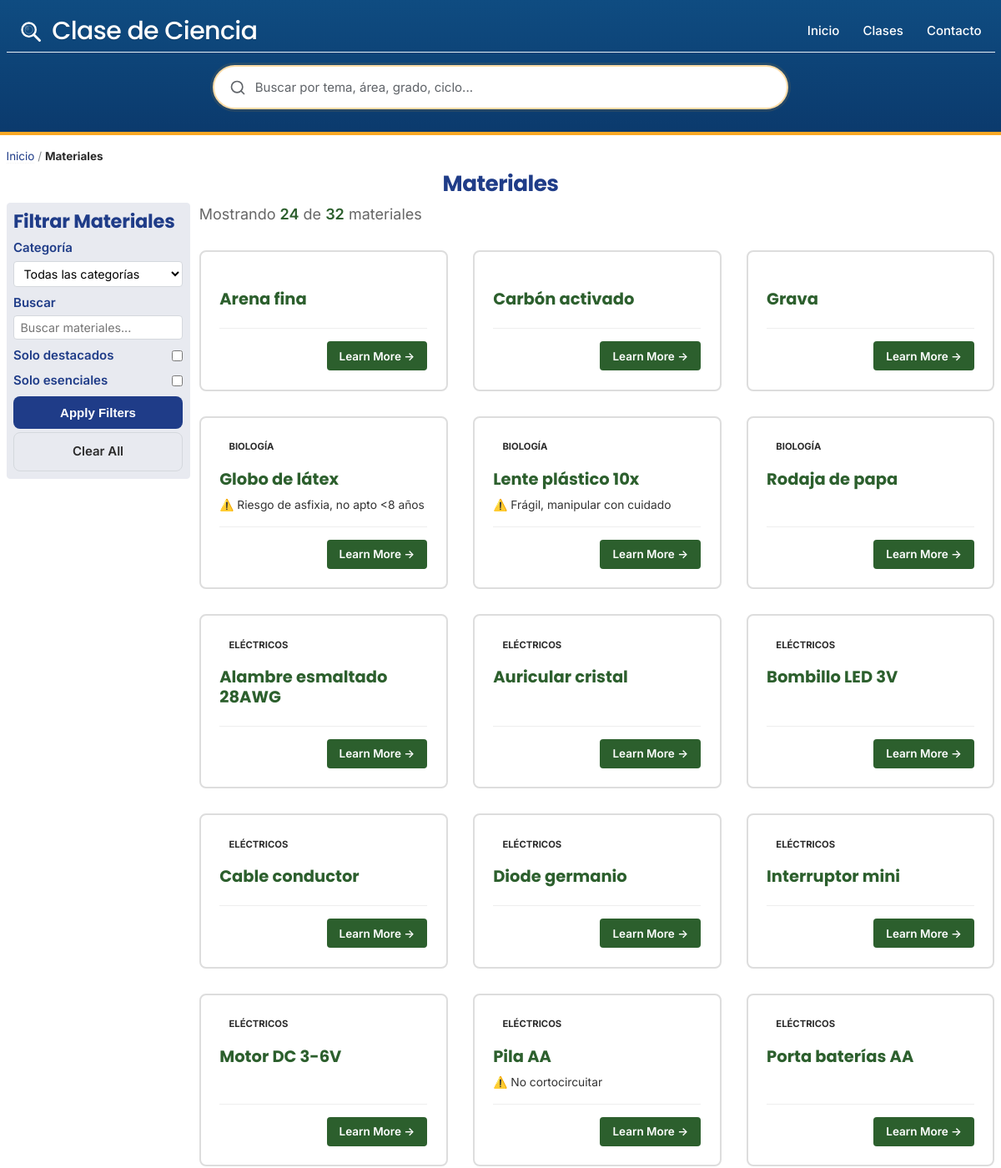
Before: /materials.php (upper part) with the older database file.
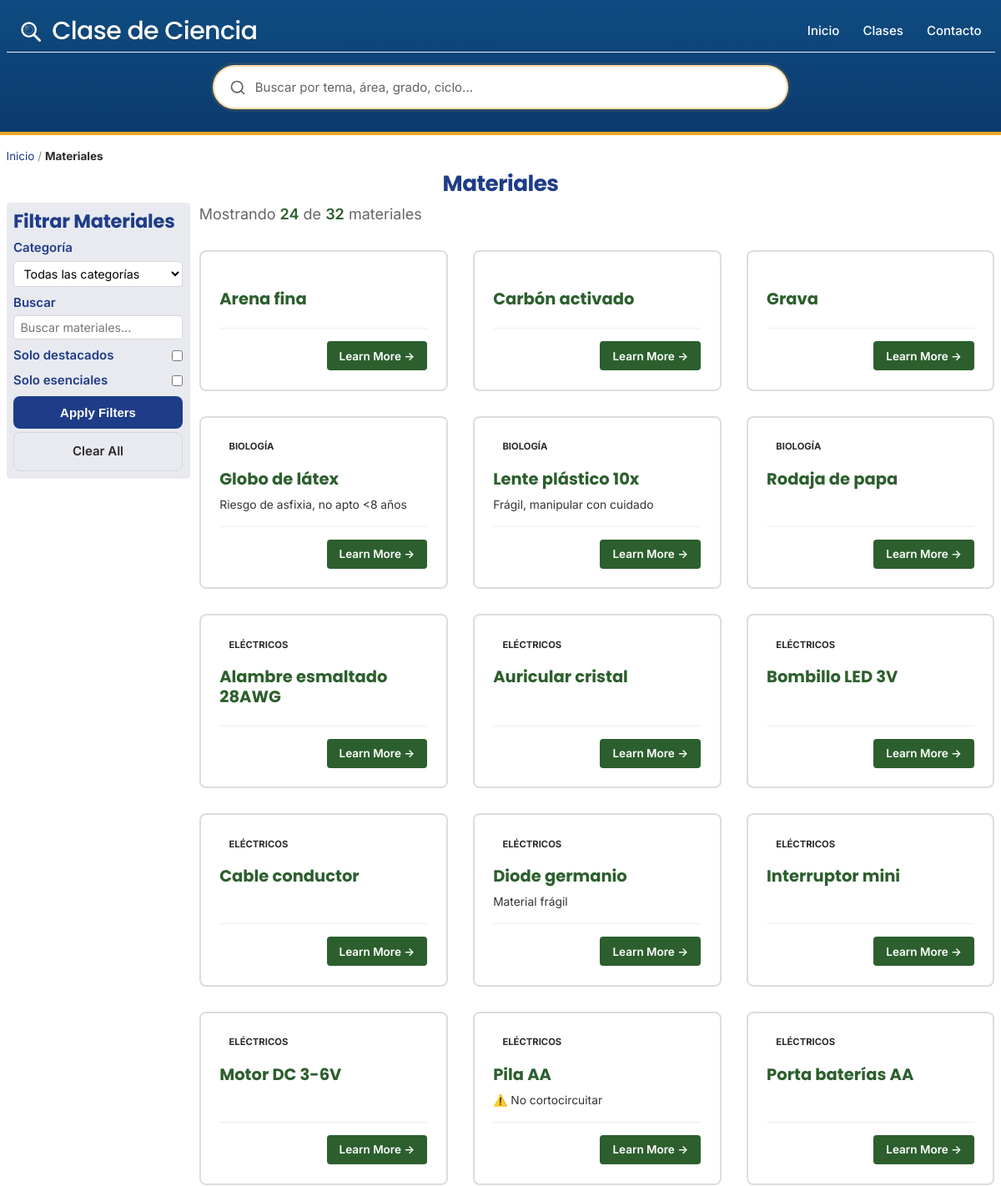
After: the same page with the newer database file.
### tables this page shows
CREATE TABLE `kit_items` (
  `id` int(11) NOT NULL,
  `nombre_comun` varchar(160) NOT NULL,
  `categoria_id` int(11) DEFAULT NULL,
  `advertencias_seguridad` text DEFAULT NULL,
  `unidad` varchar(32) DEFAULT NULL,
  `sku` varchar(64) DEFAULT NULL
);

CREATE TABLE `categorias_items` (
  `id` int(11) NOT NULL,
  `nombre` varchar(120) NOT NULL,
  `slug` varchar(120) NOT NULL
);

### includes/materials-functions.php (called while the page is built, shortened)
<?php
function get_materials($pdo, $filters = [], $limit = null, $offset = 0) {
    $params = [];
    $where = ["1=1"];
    $joins = ["LEFT JOIN categorias_items cm ON m.categoria_id = cm.id"];
    $sql = "SELECT
                m.id,
                m.sku AS slug,
                m.nombre_comun AS common_name,
                NULL AS technical_name,
                m.advertencias_seguridad AS description,
                cm.nombre AS category_name,
                cm.slug AS category_slug,
                NULL AS category_icon
            FROM kit_items m
            " . implode(' ', $joins) . "
            WHERE " . implode(' AND ', $where) . "
            ORDER BY cm.nombre ASC, m.nombre_comun ASC";
    if ($limit !== null) {
        $sql .= " LIMIT ? OFFSET ?";
        $params[] = (int)$limit;
        $params[] = (int)$offset;
    }
    $stmt = $pdo->prepare($sql);
    $stmt->execute($params);
    return $stmt->fetchAll();
}

### materials.php (the view, shortened to what the changed rows need)
<?php
require_once 'config.php';
require_once 'includes/materials-functions.php';
$search_query = $_GET['search'] ?? '';
$featured_only = isset($_GET['featured']);
$essential_only = isset($_GET['essential']);
$page = isset($_GET['page']) ? max(1, intval($_GET['page'])) : 1;
$per_page = 24;
$offset = ($page - 1) * $per_page;
$category_slug = '';
$subcategory_slug = '';
$filters = [
    'category' => $category_slug,
    'subcategory' => $subcategory_slug,
    'search' => $search_query,
    'featured' => $featured_only,
    'essential' => $essential_only
];
$materials = get_materials($pdo, $filters, $per_page, $offset);
$page_title = 'Materiales';
include 'includes/header.php';
?>
<div class="container materials-page">
        <h1><?= htmlspecialchars($page_title) ?></h1>
        <div class="library-layout">
            <aside class="filters-sidebar">
                <h2>Filtrar Materiales</h2>
            </aside>
            <div class="library-content">
        <?php if (empty($materials)): ?>
        <div class="empty-state">
            <h2>No se encontraron materiales</h2>
            <p>Intenta ajustar los filtros o la búsqueda.</p>
            <a href="/materials.php" class="btn btn-primary">Ver todos los materiales</a>
        </div>
        <?php else: ?>
        <div class="materials-grid">
            <?php foreach ($materials as $material): ?>
            <a href="/material.php?slug=<?= urlencode($material['slug']) ?>" class="material-card">
                <div class="material-badges">
                    <span class="material-badge badge-<?= $material['category_slug'] ?>"><?= $material['category_icon'] ?> <?= htmlspecialchars($material['category_name']) ?></span>
                </div>
                <h3><?= htmlspecialchars($material['common_name']) ?></h3>
                <div class="material-description"><?= htmlspecialchars($material['description']) ?></div>
                <div class="material-footer">
                    <span class="material-cta">Learn More →</span>
                </div>
            </a>
            <?php endforeach; ?>
        </div>
        <?php endif; ?>
        </div>
        </div>
    </div>
<?php include 'includes/footer.php'; ?>

Changed rows visible on the page:
changed kit_items "Globo de látex": advertencias_seguridad "⚠️ Riesgo de asfixia, no apto <8 años" → "Riesgo de asfixia, no apto <8 años"
changed kit_items "Lente plástico 10x": advertencias_seguridad "⚠️ Frágil, manipular con cuidado" → "Frágil, manipular con cuidado"
changed kit_items "Diode germanio": advertencias_seguridad (not shown) → "Material frágil"
